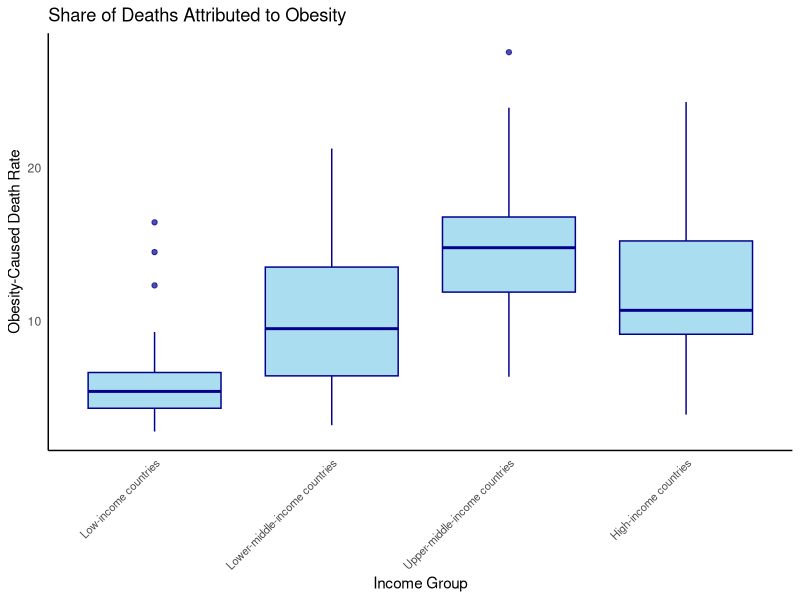
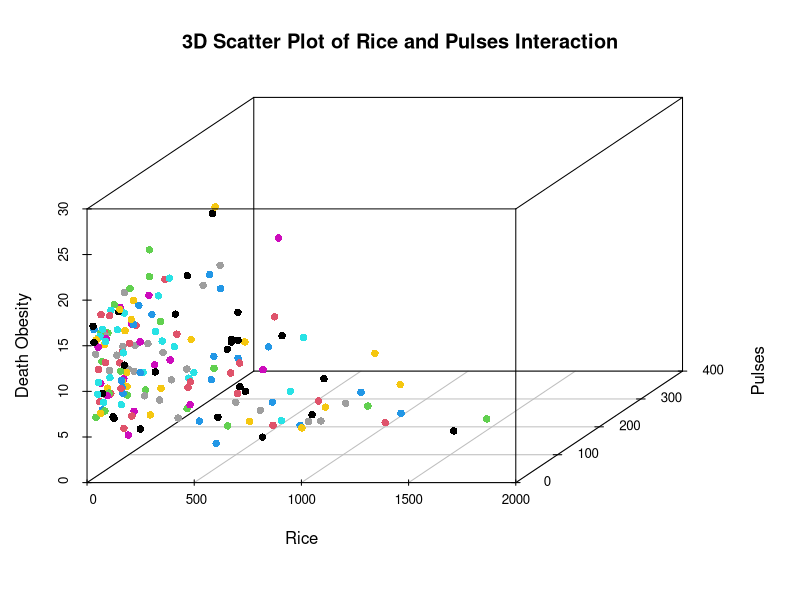
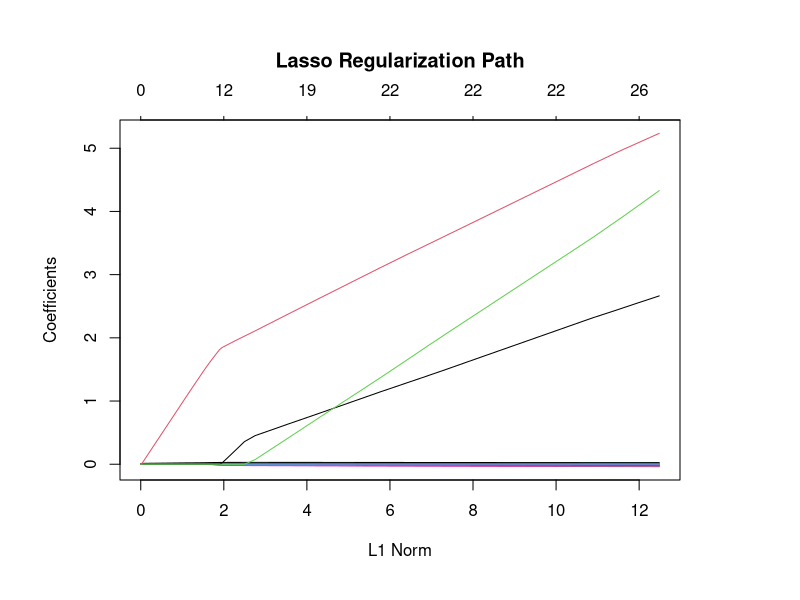
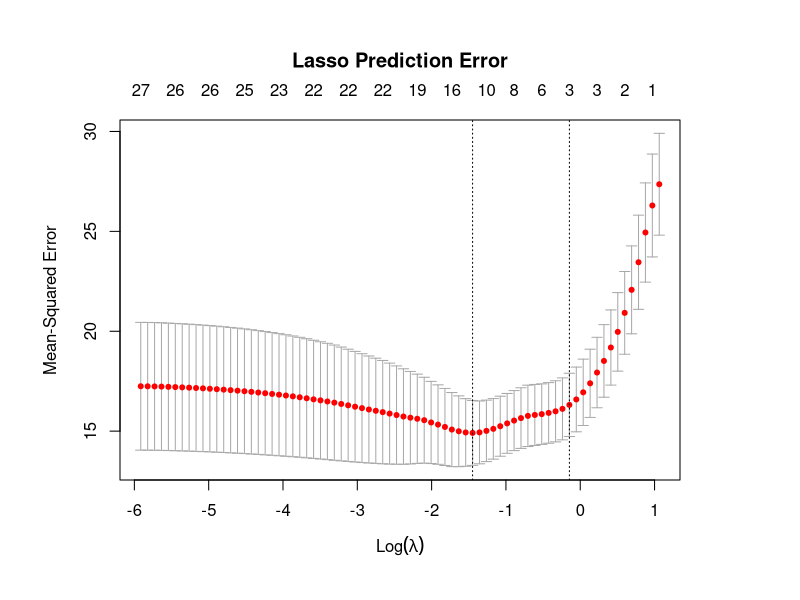

The R script that drew these images, in order:
## ---- chunk 1
knitr::opts_chunk$set(echo = FALSE, message = FALSE, warning = FALSE)
## ---- chunk 2
# Load libraries
library(knitr)
library(kableExtra)
library(dplyr)
library(glmnet)
library(mice)
library(ggplot2)
library(scatterplot3d)
## ---- chunk 3
# Load data set
supply <- read.csv("Data/dietary-composition-by-country.csv")
death <- read.csv("Data/share-of-deaths-obesity.csv")
# gdp <- read.csv("Data/gdp-per-capita-worldbank.csv")
income.group <- read.csv("Data/world-banks-income-groups.csv")
## ---- chunk 4
# Filter out 2019 data (newest for both data sets)
# Filter out entities without code (not countries)
supply <- supply |>
  filter(Code != "", Year == 2019) |>
  select(-Code, -Year)

death <- death |>
  filter(Code != "",Year == 2019) |>
  select(-Code, -Year)

# gdp <- gdp |>
#  filter(Code != "",Year == 2019) |>
#  select(-Code, -Year)

income.group <- income.group |>
  filter(Code != "",Year == 2019) |>
  select(-Code, -Year)

# Rename variables
colnames(supply) <- c("Country", "Miscellaneous", "Alcohol", "Animal.fat", "Vegetable.oils", "Oilcrops", "Fish.and.seafood", "Sugar.crops", "Sugar.sweeteners", "Starchy.roots", "Meat.other", "Meat.sheep.and.goat", "Meat.pig", "Meat.poultry", "Meat.beef", "Eggs", "Milk", "Nuts", "Fruit", "Vegetables", "Pulses", "Cereals.other", "Barley", "Maize", "Rice", "Wheat")

colnames(death) <- c("Country", "Death.obesity")

# colnames(gdp) <- c("Country", "GDP.per.capita")

colnames(income.group) <- c("Country", "Income.group")
## ---- chunk 5
# Merge data sets
df <- merge(supply, income.group, by = "Country", all = FALSE)
# df <- merge(df, gdp, by = "Country", all = FALSE)
df <- merge(df, death, by = "Country", all = FALSE)
## ---- chunk 6
# Create a mice imputation object
mice_imputation <- mice(df, method = "pmm")

# Perform the imputation
df <- complete(mice_imputation)
## ---- chunk 7
df$Income.group <- factor(df$Income.group, levels = c("Low-income countries", "Lower-middle-income countries", "Upper-middle-income countries", "High-income countries"))

ggplot(df, aes(x = Income.group, y = Death.obesity)) +
  geom_boxplot(fill = "skyblue", color = "darkblue", alpha = 0.7) +
  labs(title = "Share of Deaths Attributed to Obesity", x = "Income Group", y = "Obesity-Caused Death Rate") +
  theme_minimal() +
  theme(axis.text.x = element_text(size = 8, angle = 45, hjust = 1),
        panel.grid.major = element_blank(),
        panel.grid.minor = element_blank(),
        axis.line = element_line(color = "black"))
## ---- chunk 8
scatterplot3d(df$Rice, df$Pulses, df$Death.obesity, color = df$Pulses,
              main = "3D Scatter Plot of Rice and Pulses Interaction",
              xlab = "Rice", ylab = "Pulses", zlab = "Death Obesity",
              angle = 55, pch = 16, color.palette = heat.colors)
## ---- chunk 9
pulses.rice <- lm(Death.obesity ~ Pulses * Rice, data = df)
summary(pulses.rice)
## ---- chunk 10
# Split data into 80% training, 20% testing
x <- model.matrix(Death.obesity ~ . - Country, df)[,-1]
y <- df$Death.obesity

set.seed(1)
train <- sample(1:nrow(x), floor(nrow(x)*0.8))
test <- setdiff(1:nrow(x), train)
y.test <- y[test]
## ---- chunk 11
lm <- lm(y ~ x, subset = train)
lm.pred <- predict(lm, newx = x[test,])
summary(lm)
## ---- chunk 12
lasso.mod <- glmnet(x[train,], y[train], alpha = 1)
par(mar = c(6, 6, 6, 6))
plot(lasso.mod, main = "Lasso Regularization Path")
## ---- chunk 13
# CV
set.seed(1)
cv.out <- cv.glmnet(x[train,], y[train], alpha = 1)
par(mar = c(6, 6, 6, 6))
plot(cv.out, main = "Lasso Prediction Error")
bestlam <- cv.out$lambda.min
lasso.pred <- predict(lasso.mod, s = bestlam, newx = x[test,])
## ---- chunk 14
print(bestlam)
## ---- chunk 15
# Simple LM MSE
mean((lm.pred - y.test)^2)
## ---- chunk 16
# Lasso MSE
mean((lasso.pred - y.test)^2)
## ---- chunk 17
# Lasso
out <- glmnet(x, y, alpha = 1)
lasso.coef <- predict(out, type = "coefficients", s = bestlam)
lasso.coef
## ---- chunk 18
# Convert the coefficient matrix to a regular matrix
lasso_coefs_matrix <- as.matrix(lasso.coef)

# Convert the matrix to a data frame
lasso_coefs_df <- as.data.frame(lasso_coefs_matrix)
lasso_coefs_df <- round(lasso_coefs_df, 4)

colnames(lasso_coefs_df) <- c("Coefficient")

kable(lasso_coefs_df)
## ---- chunk 19
lasso_coefs_df <- lasso_coefs_df |>
  filter(Coefficient != 0)

kable(lasso_coefs_df)
